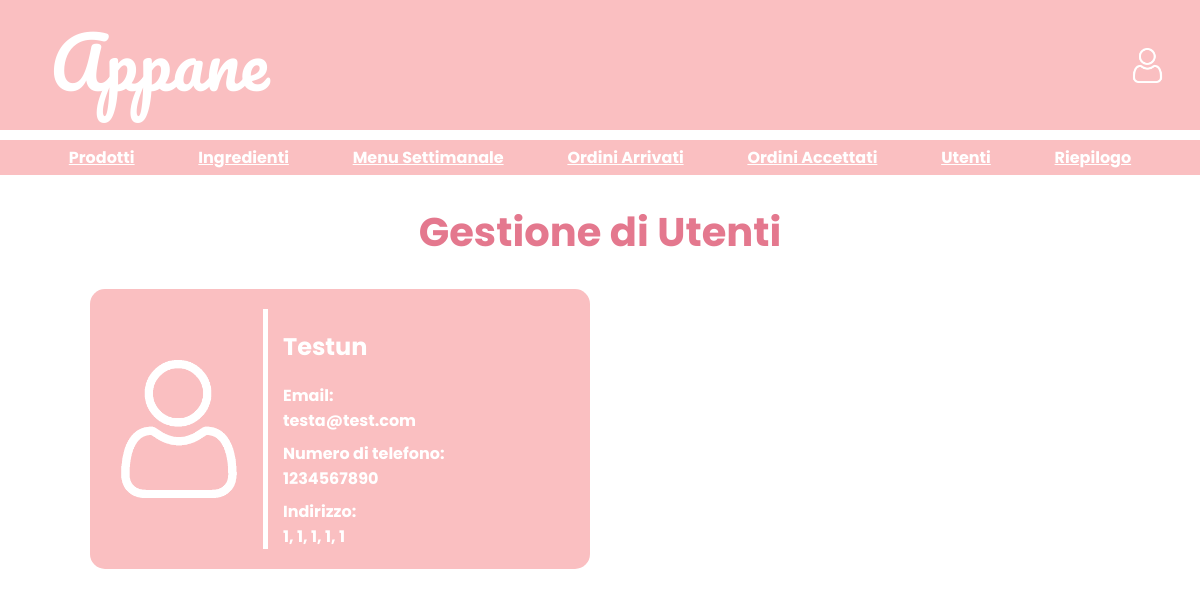
/BACK/managementUsers/managementUsers.php, run on an earlier commit of the app's database.
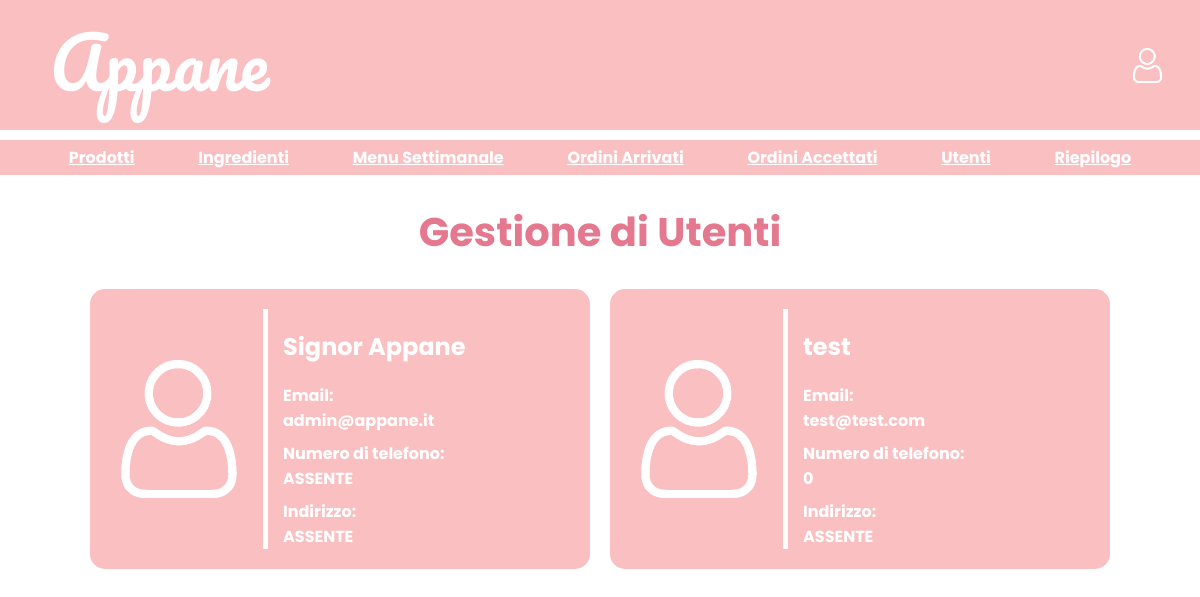
And on a later commit of the database.
### tables this page shows
CREATE TABLE `tutente` (
  `idutente` int(11) NOT NULL,
  `nome` text DEFAULT NULL,
  `password` text DEFAULT NULL,
  `email` text DEFAULT NULL,
  `indirizzo` int(11) DEFAULT NULL,
  `numeroTelefonico` int(11) DEFAULT NULL
);

CREATE TABLE `tindirizzo` (
  `id` int(11) NOT NULL,
  `via` varchar(255) DEFAULT NULL,
  `numeroCivico` varchar(5) DEFAULT NULL,
  `CAP` char(5) DEFAULT NULL,
  `citta` varchar(255) DEFAULT NULL,
  `provincia` varchar(4) DEFAULT NULL
);

### BACK/managementUsers/managementUsers.php (the view, shortened to what this page needs)
<?php
require('../../includes/db.php');
include('../header.php');
function createUser($name, $email, $phoneNumber)
{
    if($phoneNumber===null) $phoneNumber="ASSENTE";
    return "<div>
                <h2>$name</h2>
                <p>Email:<br>$email</p>
                <p>Numero di telefono: <br>$phoneNumber</p>
            </div>";
}
function createAddress($address, $number, $cap, $city, $province)
{
    return "<div>
                <p>Indirizzo: <br>$address, $number,
                $cap,
                $city,
                $province</p>
            </div>";
}
?>
<!DOCTYPE html>
<html lang="it">
<head>
    <link rel="stylesheet" href="../../grafica/style.css?v=<?php echo time();?>">
</head>
<body>
    <div class="main-content">
        <h1>Gestione di Utenti</h1>
            <?php
                $resultUser = $conn->query("SELECT nome, email, numeroTelefonico, indirizzo FROM `tutente`");
                if($resultUser->num_rows>0){
                    echo "<div class='listUsers'>";
                    while($user=$resultUser->fetch_assoc()){
                        echo "<div class='user'>";
                        echo "<img src='../../grafica/img/user.png' alt='user' class='userImg'>";
                        echo "<div class='userInformation'>";
                        echo "<div>";
                        echo createUser($user["nome"],$user["email"],$user["numeroTelefonico"]);
                        $query="SELECT `via`, `numeroCivico`, `CAP`, `citta`, `provincia`
                                FROM `tindirizzo`
                                WHERE id = ?;";
                        $stmt = $conn->prepare($query);
                        $stmt->bind_param("i", $user["indirizzo"]);
                        $stmt->execute();
                        $resultAddress=$stmt->get_result();
                        if($resultAddress->num_rows===1){
                            $rowAddress=$resultAddress->fetch_assoc();
                            echo createAddress($rowAddress["via"],$rowAddress["numeroCivico"],
                                    $rowAddress["CAP"],$rowAddress["citta"],$rowAddress["provincia"]);
                        }else{
                            echo "<div class='address'>
                                        <p>Indirizzo: <br> ASSENTE</p>
                                    </div>";
                        }
                        echo "</div>";
                        echo "</div>";
                        echo "</div>";
                    }
                    echo "</div>";
                }else{
                    echo "<p>Non ci sono utenti registrati</p>";
                }
            ?>
    </div>
</body>
</html>

What changed in the data, as far as the page shows it:
removed tutente: nome "Testun", email "testa@test.com", numeroTelefonico "1234567890", indirizzo.via "1", indirizzo.numeroCivico "1", indirizzo.CAP "1", indirizzo.citta "1", indirizzo.provincia "1"
added tutente: nome "Signor Appane", email "admin@appane.it", shows "Indirizzo:"
added tutente: nome "test", email "test@test.com", numeroTelefonico "0", shows "Indirizzo:"
